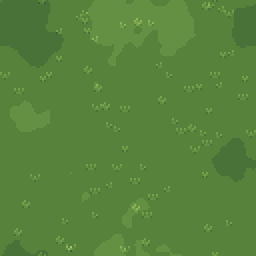
#> input picture Assets/Resources/art/ground-grass.png, 256 x 256 px, found by its file name
$ python compare.py ../../Assets/Resources/art/ground/candy.png
#> lines starting #> are read from the running program, lines starting #| are printed output that depends on the picture
### tools/ground/preview.py
"""
預覽合成：把地面圖 + 實際物件（照資料檔的座標）+ 女巫疊成一張，方便肉眼檢查。

  python tools/ground/preview.py OUTDIR            # 用目前 Assets 裡的地面（＝烤好的新圖）
  python tools/ground/preview.py OUTDIR --before   # 用 tools/ground/orig/ 的原圖

輸出 OUTDIR/<map>-full.png（整張縮圖）與 OUTDIR/<map>-view<N>.png（960×640 1:1 實際視野）。
物件縮放用 NEAREST，跟 Unity 的 Point 濾鏡一樣。
"""
import os
import sys

from PIL import Image

sys.path.insert(0, os.path.dirname(__file__))
import layouts  # noqa: E402

HERE = os.path.dirname(os.path.abspath(__file__))
RES = layouts.RES

# 女巫出生點（各 SceneBuilder 寫死的位置）
SPAWN = {'forest': (0, 0), 'town': (-1200, -40), 'candy': (0, -820)}
WITCH_SCALE = 1.6

# 960×640 檢查視野的中心點（世界座標）
VIEWS = {
    'forest': [(0, 0), (-700, -450), (950, 0), (0, 600)],
    'town': [(-1200, -40), (600, 300), (1250, 400), (-300, -500)],
    'candy': [(0, -820), (0, 0), (-900, 450), (1100, -500)],
}

_cache = {}


# [11 lines left out: functions _img, witch, not called in this run]


def ground_image(name, before=False):
    """回傳世界大小（1 像素＝1 單位）的地面圖。"""
#> called with name = 'forest', before = True
    W, H = layouts.SIZES[name]
    if before:
        src = {'forest': 'ground-grass.png', 'town': 'town-ground.png', 'candy': 'candy-town.png'}[name]
        im = Image.open(os.path.join(HERE, 'orig', src)).convert('RGB')
#> im is the input picture: PIL image 256x256 RGB; mean R, G, B 86.9, 130.6, 60.7
        if name != 'forest' and im.width > 2048:
            # 遊戲裡實際看到的樣子：原圖 .meta 的 Max Size 是 2048，Unity 匯入時會先縮到
            # 2048 寬（預設 Mitchell 濾鏡），畫的時候再用 Point 拉回 3200 —— 這裡照樣模擬
            s = 2048 / im.width
            im = im.resize((2048, round(im.height * s)), Image.BICUBIC).resize((W, H), Image.NEAREST)
            return im
        if name == 'forest':          # 原本是 256 平鋪
            out = Image.new('RGB', (W, H))
#> out: PIL image 2816x1792 RGB; every value is 0
            for y in range(0, H, im.height):
                for x in range(0, W, im.width):
                    out.paste(im, (x, y))
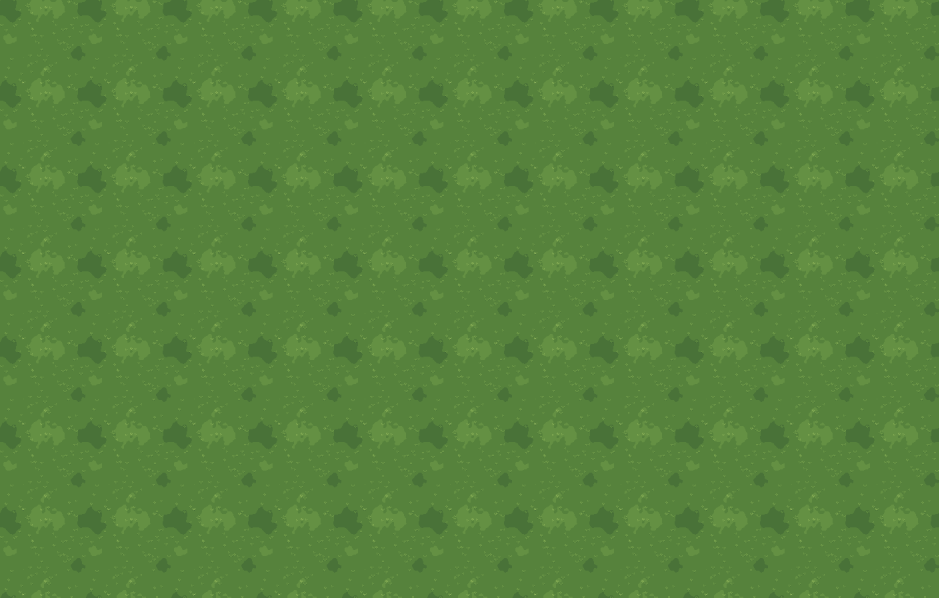
#> out: PIL image 2816x1792 RGB (shown at 1/3 size); mean R, G, B 86.9, 130.6, 60.7
            return out
        return im
    path = os.path.join(RES, 'art', 'ground', name + '.png')
    im = Image.open(path).convert('RGB')
    return im.resize((W, H), Image.NEAREST)


def compose(name, ground):
#> called with name = 'forest'
    W, H = layouts.SIZES[name]
#> W = 2816; H = 1792
    canvas = ground.convert('RGBA').copy()
    objs = layouts.OBJECTS[name]()
    items = []
    for o in objs:
        items.append((o.y, o))
    sx, sy = SPAWN[name]
    items.append((sy, 'witch'))
    items.sort(key=lambda t: -t[0])          # sortingOrder = -y：y 大的先畫
    wimg = witch()
    for y, o in items:
        if o == 'witch':
            im = wimg
            px = sx + W / 2 - im.width / 2
            py = H / 2 - sy - im.height
        else:
            src = _img(o.path())
            w, h = max(1, round(src.width * o.scale)), max(1, round(src.height * o.scale))
            im = src.resize((w, h), Image.NEAREST) if (w, h) != src.size else src
            px = o.x + W / 2 - w / 2
            if o.pivot == 'center':
                py = H / 2 - o.y - h / 2
            else:
                py = H / 2 - o.y - h
        canvas.alpha_composite(im, (int(round(px)), int(round(py)))) if 0 <= px and 0 <= py and px + im.width <= W and py + im.height <= H \
            else _paste_clip(canvas, im, int(round(px)), int(round(py)))
    return canvas.convert('RGB')


def _paste_clip(canvas, im, px, py):
    canvas.paste(im, (px, py), im)


# [40 lines left out: functions views, run, side_by_side, not called in this run]


# [5 lines that do not run on import are left out]

### tools/ground/layouts.py
"""
從 Unity 專案的資料檔（Assets/Scripts/Data/*.cs）讀出三張戶外地圖上的物件座標。

只讀不寫 —— ForestLayout.cs / TownLayout.cs 是自動產生的，Candy.cs 是手寫的，
這裡用正規表示式把 `Art = "...", X = .., Y = .., Scale = ..` 抓出來即可。

座標系：Unity 世界座標（PPU=1，1 單位＝1 像素），原點在地圖正中央，y 朝上。
"""
import os
import re

ROOT = os.path.abspath(os.path.join(os.path.dirname(__file__), '..', '..'))
DATA = os.path.join(ROOT, 'Assets', 'Scripts', 'Data')
RES = os.path.join(ROOT, 'Assets', 'Resources')

_PAT = re.compile(r'Art\s*=\s*"([^"]+)"\s*,\s*X\s*=\s*(-?[\d.]+)f?\s*,\s*Y\s*=\s*(-?[\d.]+)f?\s*,'
                  r'\s*Scale\s*=\s*([\d.]+)f?')


def _read(name):
#> (the run stopped early here; a loop or call above may not have finished)
